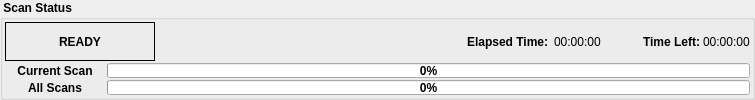
            <widget class="QGroupBox" name="groupBox">
             <property name="minimumSize">
              <size>
               <width>0</width>
               <height>0</height>
              </size>
             </property>
             <property name="maximumSize">
              <size>
               <width>16777215</width>
               <height>16777215</height>
              </size>
             </property>
             <property name="font">
              <font>
               <weight>75</weight>
               <bold>true</bold>
              </font>
             </property>
             <property name="title">
              <string> Scan Status </string>
             </property>
             <property name="flat">
              <bool>false</bool>
             </property>
             <layout class="QVBoxLayout" name="verticalLayout_8">
              <property name="spacing">
               <number>2</number>
              </property>
              <property name="margin">
               <number>2</number>
              </property>
              <item>
               <layout class="QHBoxLayout" name="horizontalLayout_19">
                <item>
                 <widget class="QLabel" name="scanActionLbl_2">
                  <property name="minimumSize">
                   <size>
                    <width>150</width>
                    <height>0</height>
                   </size>
                  </property>
                  <property name="autoFillBackground">
                   <bool>false</bool>
                  </property>
                  <property name="frameShape">
                   <enum>QFrame::Box</enum>
                  </property>
                  <property name="text">
                   <string>READY</string>
                  </property>
                  <property name="textFormat">
                   <enum>Qt::LogText</enum>
                  </property>
                  <property name="alignment">
                   <set>Qt::AlignCenter</set>
                  </property>
                 </widget>
                </item>
                <item>
                 <spacer name="horizontalSpacer_4">
                  <property name="orientation">
                   <enum>Qt::Horizontal</enum>
                  </property>
                  <property name="sizeHint" stdset="0">
                   <size>
                    <width>10</width>
                    <height>20</height>
                   </size>
                  </property>
                 </spacer>
                </item>
                <item>
                 <layout class="QHBoxLayout" name="horizontalLayout_20">
                  <item>
                   <spacer name="horizontalSpacer_5">
                    <property name="orientation">
                     <enum>Qt::Horizontal</enum>
                    </property>
                    <property name="sizeHint" stdset="0">
                     <size>
                      <width>300</width>
                      <height>20</height>
                     </size>
                    </property>
                   </spacer>
                  </item>
                  <item>
                   <widget class="QLabel" name="label_31">
                    <property name="text">
                     <string>Elapsed Time: </string>
                    </property>
                   </widget>
                  </item>
                  <item>
                   <widget class="QLabel" name="elapsedTimeLbl_2">
                    <property name="palette">
                     <palette>
                      <active>
                       <colorrole role="Button">
                        <brush brushstyle="SolidPattern">
                         <color alpha="255">
                          <red>223</red>
                          <green>223</green>
                          <blue>224</blue>
                         </color>
                        </brush>
                       </colorrole>
                       <colorrole role="Text">
                        <brush brushstyle="SolidPattern">
                         <color alpha="255">
                          <red>0</red>
                          <green>0</green>
                          <blue>255</blue>
                         </color>
                        </brush>
                       </colorrole>
                       <colorrole role="Base">
                        <brush brushstyle="SolidPattern">
                         <color alpha="255">
                          <red>223</red>
                          <green>223</green>
                          <blue>224</blue>
                         </color>
                        </brush>
                       </colorrole>
                       <colorrole role="Window">
                        <brush brushstyle="SolidPattern">
                         <color alpha="255">
                          <red>223</red>
                          <green>223</green>
                          <blue>224</blue>
                         </color>
                        </brush>
                       </colorrole>
                      </active>
                      <inactive>
                       <colorrole role="Button">
                        <brush brushstyle="SolidPattern">
                         <color alpha="255">
                          <red>223</red>
                          <green>223</green>
                          <blue>224</blue>
                         </color>
                        </brush>
                       </colorrole>
                       <colorrole role="Text">
                        <brush brushstyle="SolidPattern">
                         <color alpha="255">
                          <red>0</red>
                          <green>0</green>
                          <blue>255</blue>
                         </color>
                        </brush>
                       </colorrole>
                       <colorrole role="Base">
                        <brush brushstyle="SolidPattern">
                         <color alpha="255">
                          <red>223</red>
                          <green>223</green>
                          <blue>224</blue>
                         </color>
                        </brush>
                       </colorrole>
                       <colorrole role="Window">
                        <brush brushstyle="SolidPattern">
                         <color alpha="255">
                          <red>223</red>
                          <green>223</green>
                          <blue>224</blue>
                         </color>
                        </brush>
                       </colorrole>
                      </inactive>
                      <disabled>
                       <colorrole role="Button">
                        <brush brushstyle="SolidPattern">
                         <color alpha="255">
                          <red>223</red>
                          <green>223</green>
                          <blue>224</blue>
                         </color>
                        </brush>
                       </colorrole>
                       <colorrole role="Text">
                        <brush brushstyle="SolidPattern">
                         <color alpha="255">
                          <red>110</red>
                          <green>110</green>
                          <blue>110</blue>
                         </color>
                        </brush>
                       </colorrole>
                       <colorrole role="Base">
                        <brush brushstyle="SolidPattern">
                         <color alpha="255">
                          <red>223</red>
                          <green>223</green>
                          <blue>224</blue>
                         </color>
                        </brush>
                       </colorrole>
                       <colorrole role="Window">
                        <brush brushstyle="SolidPattern">
                         <color alpha="255">
                          <red>223</red>
                          <green>223</green>
                          <blue>224</blue>
                         </color>
                        </brush>
                       </colorrole>
                      </disabled>
                     </palette>
                    </property>
                    <property name="font">
                     <font>
                      <weight>50</weight>
                      <bold>false</bold>
                     </font>
                    </property>
                    <property name="text">
                     <string>00:00:00</string>
                    </property>
                   </widget>
                  </item>
                 </layout>
                </item>
                <item>
                 <spacer name="horizontalSpacer_6">
                  <property name="orientation">
                   <enum>Qt::Horizontal</enum>
                  </property>
                  <property name="sizeHint" stdset="0">
                   <size>
                    <width>40</width>
                    <height>20</height>
                   </size>
                  </property>
                 </spacer>
                </item>
                <item>
                 <layout class="QHBoxLayout" name="horizontalLayout_21">
                  <item>
                   <widget class="QLabel" name="label_33">
                    <property name="text">
                     <string>Time Left:</string>
                    </property>
                   </widget>
                  </item>
                  <item>
                   <widget class="QLabel" name="timeLeftLbl_2">
                    <property name="palette">
                     <palette>
                      <active>
                       <colorrole role="Button">
                        <brush brushstyle="SolidPattern">
                         <color alpha="255">
                          <red>223</red>
                          <green>223</green>
                          <blue>224</blue>
                         </color>
                        </brush>
                       </colorrole>
                       <colorrole role="Text">
                        <brush brushstyle="SolidPattern">
                         <color alpha="255">
                          <red>0</red>
                          <green>0</green>
                          <blue>255</blue>
                         </color>
                        </brush>
                       </colorrole>
                       <colorrole role="Base">
                        <brush brushstyle="SolidPattern">
                         <color alpha="255">
                          <red>223</red>
                          <green>223</green>
                          <blue>224</blue>
                         </color>
                        </brush>
                       </colorrole>
                       <colorrole role="Window">
                        <brush brushstyle="SolidPattern">
                         <color alpha="255">
                          <red>223</red>
                          <green>223</green>
                          <blue>224</blue>
                         </color>
                        </brush>
                       </colorrole>
                      </active>
                      <inactive>
                       <colorrole role="Button">
                        <brush brushstyle="SolidPattern">
                         <color alpha="255">
                          <red>223</red>
                          <green>223</green>
                          <blue>224</blue>
                         </color>
                        </brush>
                       </colorrole>
                       <colorrole role="Text">
                        <brush brushstyle="SolidPattern">
                         <color alpha="255">
                          <red>0</red>
                          <green>0</green>
                          <blue>255</blue>
                         </color>
                        </brush>
                       </colorrole>
                       <colorrole role="Base">
                        <brush brushstyle="SolidPattern">
                         <color alpha="255">
                          <red>223</red>
                          <green>223</green>
                          <blue>224</blue>
                         </color>
                        </brush>
                       </colorrole>
                       <colorrole role="Window">
                        <brush brushstyle="SolidPattern">
                         <color alpha="255">
                          <red>223</red>
                          <green>223</green>
                          <blue>224</blue>
                         </color>
                        </brush>
                       </colorrole>
                      </inactive>
                      <disabled>
                       <colorrole role="Button">
                        <brush brushstyle="SolidPattern">
                         <color alpha="255">
                          <red>223</red>
                          <green>223</green>
                          <blue>224</blue>
                         </color>
                        </brush>
                       </colorrole>
                       <colorrole role="Text">
                        <brush brushstyle="SolidPattern">
                         <color alpha="255">
                          <red>110</red>
                          <green>110</green>
                          <blue>110</blue>
                         </color>
                        </brush>
                       </colorrole>
                       <colorrole role="Base">
                        <brush brushstyle="SolidPattern">
                         <color alpha="255">
                          <red>223</red>
                          <green>223</green>
                          <blue>224</blue>
                         </color>
                        </brush>
                       </colorrole>
                       <colorrole role="Window">
                        <brush brushstyle="SolidPattern">
                         <color alpha="255">
                          <red>223</red>
                          <green>223</green>
                          <blue>224</blue>
                         </color>
                        </brush>
                       </colorrole>
                      </disabled>
                     </palette>
                    </property>
                    <property name="font">
                     <font>
                      <weight>50</weight>
                      <bold>false</bold>
                     </font>
                    </property>
                    <property name="text">
                     <string>00:00:00</string>
                    </property>
                   </widget>
                  </item>
                 </layout>
                </item>
               </layout>
              </item>
              <item>
               <layout class="QHBoxLayout" name="horizontalLayout_10">
                <item>
                 <widget class="QLabel" name="label_43">
                  <property name="minimumSize">
                   <size>
                    <width>100</width>
                    <height>0</height>
                   </size>
                  </property>
                  <property name="maximumSize">
                   <size>
                    <width>100</width>
                    <height>16777215</height>
                   </size>
                  </property>
                  <property name="text">
                   <string>Current Scan</string>
                  </property>
                  <property name="alignment">
                   <set>Qt::AlignCenter</set>
                  </property>
                 </widget>
                </item>
                <item>
                 <widget class="QProgressBar" name="curImgProgBar_2">
                  <property name="minimumSize">
                   <size>
                    <width>0</width>
                    <height>15</height>
                   </size>
                  </property>
                  <property name="maximumSize">
                   <size>
                    <width>16777215</width>
                    <height>15</height>
                   </size>
                  </property>
                  <property name="value">
                   <number>0</number>
                  </property>
                  <property name="invertedAppearance">
                   <bool>false</bool>
                  </property>
                 </widget>
                </item>
               </layout>
              </item>
              <item>
               <layout class="QHBoxLayout" name="horizontalLayout_26">
                <item>
                 <widget class="QLabel" name="label_44">
                  <property name="minimumSize">
                   <size>
                    <width>100</width>
                    <height>0</height>
                   </size>
                  </property>
                  <property name="maximumSize">
                   <size>
                    <width>100</width>
                    <height>16777215</height>
                   </size>
                  </property>
                  <property name="text">
                   <string>All Scans</string>
                  </property>
                  <property name="alignment">
                   <set>Qt::AlignCenter</set>
                  </property>
                 </widget>
                </item>
                <item>
                 <widget class="QProgressBar" name="totalProgBar_2">
                  <property name="minimumSize">
                   <size>
                    <width>0</width>
                    <height>15</height>
                   </size>
                  </property>
                  <property name="maximumSize">
                   <size>
                    <width>16777215</width>
                    <height>15</height>
                   </size>
                  </property>
                  <property name="value">
                   <number>0</number>
                  </property>
                 </widget>
                </item>
               </layout>
              </item>
             </layout>
            </widget>
